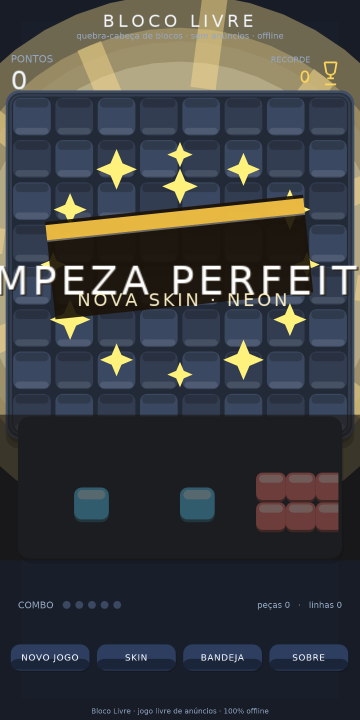
#> input picture screenshots/07_clear.png, 720 x 1440 px, found by its file name (shown at 1/2 size)
$ python r12_forensics_l.py
#> lines starting #> are read from the running program, lines starting #| are printed output that depends on the picture
#!/usr/bin/env python3
"""R12 part L: ASCII render of 07_clear burst zone + hero title zone; measure burst spokes precisely
around bright core; also title text zone in header y150-190."""
from PIL import Image
import numpy as np

R12 = '/home/z/my-project/critic_shots/r12/'
R11 = '/home/z/my-project/critic_shots/r11/'

def load(p):
    return np.asarray(Image.open(p).convert('RGB')).astype(int)

im7 = load(R12 + '07_clear.png')
R, G, B = im7[:,:,0], im7[:,:,1], im7[:,:,2]
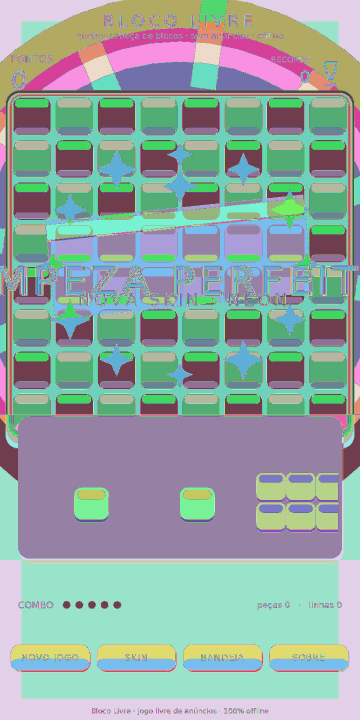
#> R: shape (1440, 720) int64 (shown at 1/2 size); 237 distinct labels, from 19 to 255; one colour per label, 0 black
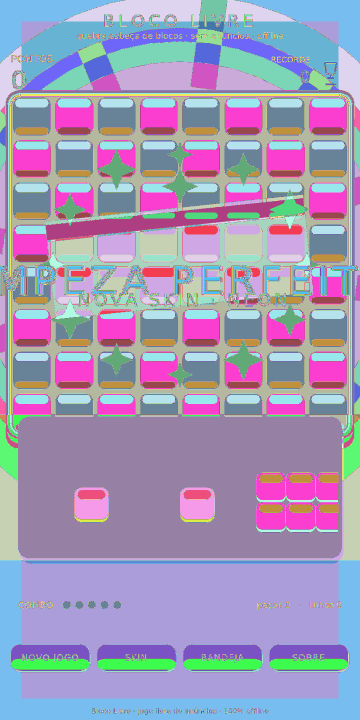
#> G: shape (1440, 720) int64 (shown at 1/2 size); 236 distinct labels, from 20 to 255; one colour per label, 0 black
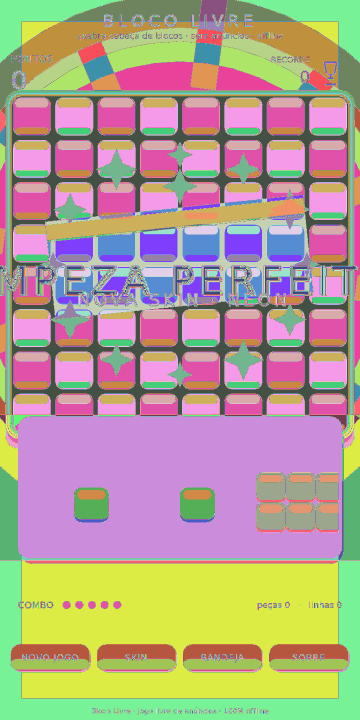
#> B: shape (1440, 720) int64 (shown at 1/2 size); 247 distinct labels, from 9 to 255; one colour per label, 0 black

def cls(r, g, b):
    lum = (r+g+b)/3
    if r>200 and g>150 and b<120: return '#'
    if r>230 and g>230 and b>200: return '@'
    if lum>200: return 'W'
    if lum>150: return '+'
    if lum>100: return 'o'
    if lum>60: return '.'
    if lum>35: return ':'
    return ' '

print("=== 07_clear y190..560, x100..620, 8px cells ===")
for y in range(190, 560, 8):
    line = []
    for x in range(100, 620, 8):
        line.append(cls(R[y,x], G[y,x], B[y,x]))
    print(f"{y:4d} {''.join(line)}")
#> this loop made 47 passes

$ run again, with screenshots/01_hero.png copied over screenshots/07_clear.png
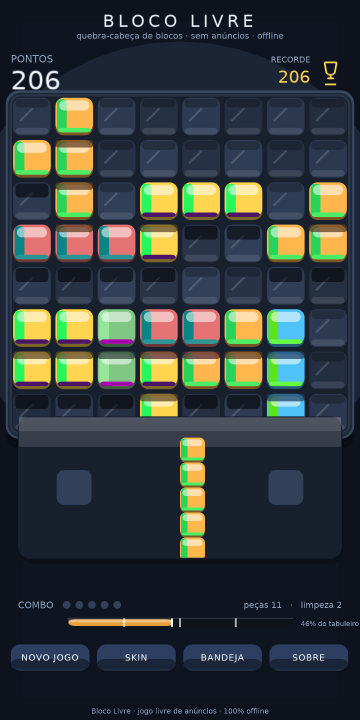
#> input picture screenshots/01_hero.png, 720 x 1440 px, found by its file name (shown at 1/2 size)
#> R: shape (1440, 720) int64; 250 distinct labels, from 6 to 255
#> `R, G, B = im7[:,:,0], im7[:,:,1], im7[:,:,2]`:
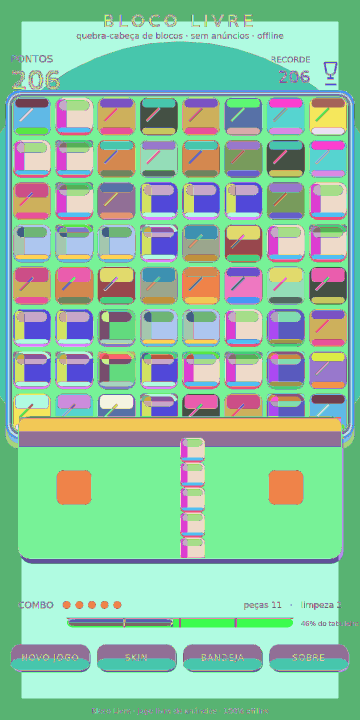
#> G: shape (1440, 720) int64 (shown at 1/2 size); 250 distinct labels, from 2 to 253; one colour per label, 0 black
#> `R, G, B = im7[:,:,0], im7[:,:,1], im7[:,:,2]`:
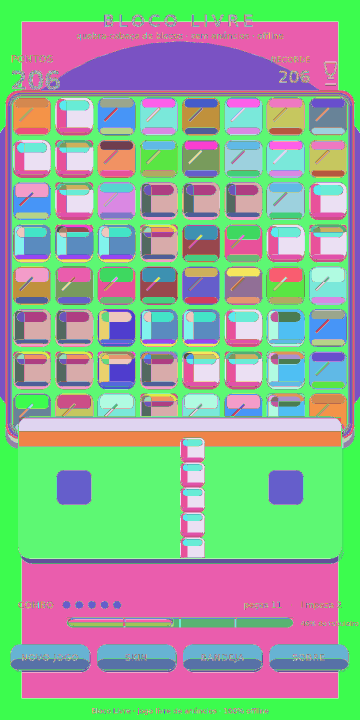
#> B: shape (1440, 720) int64 (shown at 1/2 size); 239 distinct labels, from 12 to 252; one colour per label, 0 black
#> the loop `for y in range(190, 560, 8):` made 47 passes

$ run again, with screenshots/02_skin0.png copied over screenshots/07_clear.png
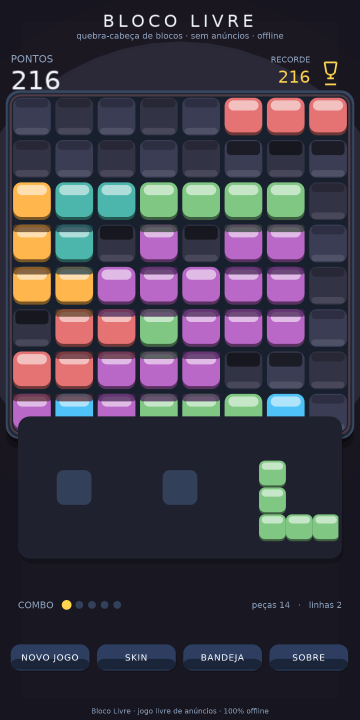
#> input picture screenshots/02_skin0.png, 720 x 1440 px, found by its file name (shown at 1/2 size)
#> R: shape (1440, 720) int64; 244 distinct labels, from 11 to 255
#> `R, G, B = im7[:,:,0], im7[:,:,1], im7[:,:,2]`:
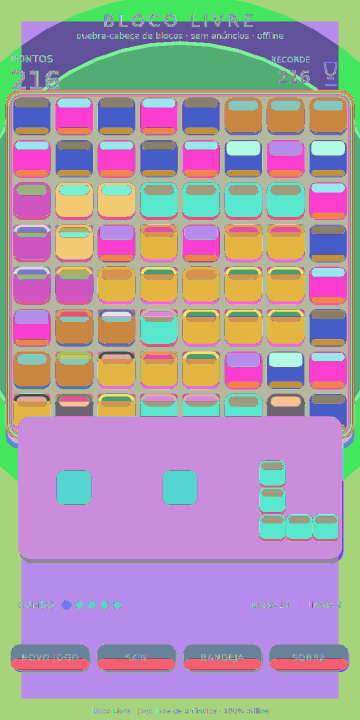
#> G: shape (1440, 720) int64 (shown at 1/2 size); 237 distinct labels, from 10 to 246; one colour per label, 0 black
#> `R, G, B = im7[:,:,0], im7[:,:,1], im7[:,:,2]`:
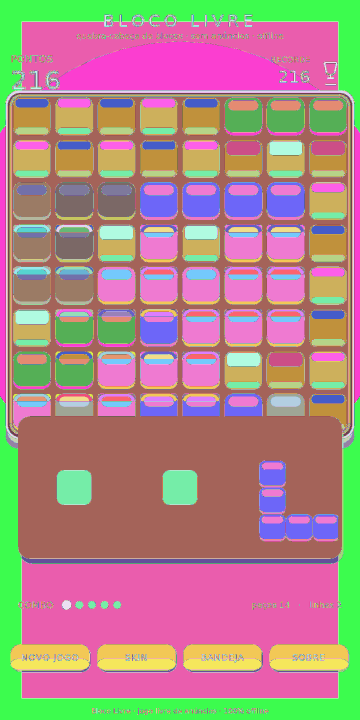
#> B: shape (1440, 720) int64 (shown at 1/2 size); 238 distinct labels, from 14 to 252; one colour per label, 0 black
#> the loop `for y in range(190, 560, 8):` made 47 passes
